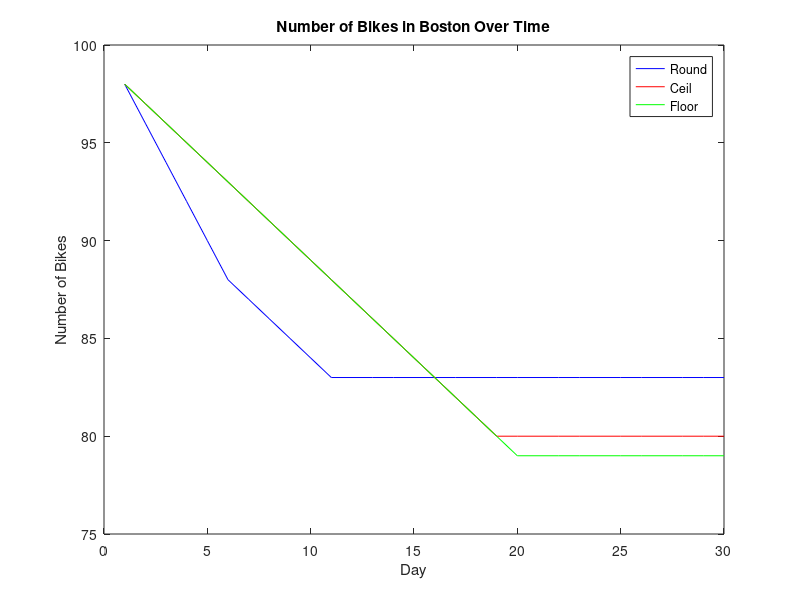
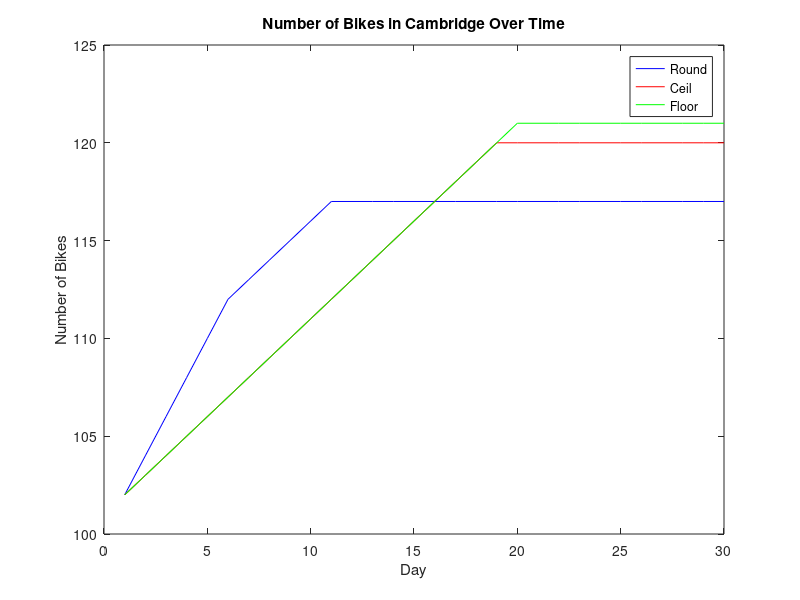

MATLAB code to generate these figures, in order:
% Bike Share Rounding Comparison 
% Compares round, ceil, and floor on the number of bikes in each location from one day to the next
% Ethan Greenhouse
% 3/10/25

%% Initialize
clear;
clc; 

% Initial number of bikes
bostonBikes = [100, 100, 100]; % [round, ceil, floor]
cambridgeBikes = [100, 100, 100]; % [round, ceil, floor]

% Number of days to simulate
days = 30;

% Matrices to store results for plotting
bostonBikes_history = zeros(3, days); % Rows: round, ceil, floor
cambridgeBikes_history = zeros(3, days); % Rows: round, ceil, floor

%% Simulate
for day = 1:days
    % Calculate bike transfers for each rounding method
    bostonToCambridge = [round(bostonBikes(1) * 0.05), ceil(bostonBikes(2) * 0.05), floor(bostonBikes(3) * 0.05)];
    cambridgeToBoston = [round(cambridgeBikes(1) * 0.03), ceil(cambridgeBikes(2) * 0.03), floor(cambridgeBikes(3) * 0.03)];
    
    % Update bike counts
    bostonBikes = bostonBikes - bostonToCambridge + cambridgeToBoston;
    cambridgeBikes = cambridgeBikes + bostonToCambridge - cambridgeToBoston;
    
    % Store results for plotting
    bostonBikes_history(:, day) = bostonBikes;
    cambridgeBikes_history(:, day) = cambridgeBikes;
end

%% Plot
% Plots bikes in Boston vs. Days
figure;
plot(1:days, bostonBikes_history(1, :), 'b'); % Round
hold on;
plot(1:days, bostonBikes_history(2, :), 'r'); % Ceil
plot(1:days, bostonBikes_history(3, :), 'g'); % Floor
title('Number of Bikes in Boston Over Time');
xlabel('Day');
ylabel('Number of Bikes');
legend('Round', 'Ceil', 'Floor');

% Plots bikes in Cambridge vs. Days
figure;
plot(1:days, cambridgeBikes_history(1, :), 'b'); % Round
hold on;
plot(1:days, cambridgeBikes_history(2, :), 'r'); % Ceil
plot(1:days, cambridgeBikes_history(3, :), 'g'); % Floor
title('Number of Bikes in Cambridge Over Time');
xlabel('Day');
ylabel('Number of Bikes');
legend('Round', 'Ceil', 'Floor');